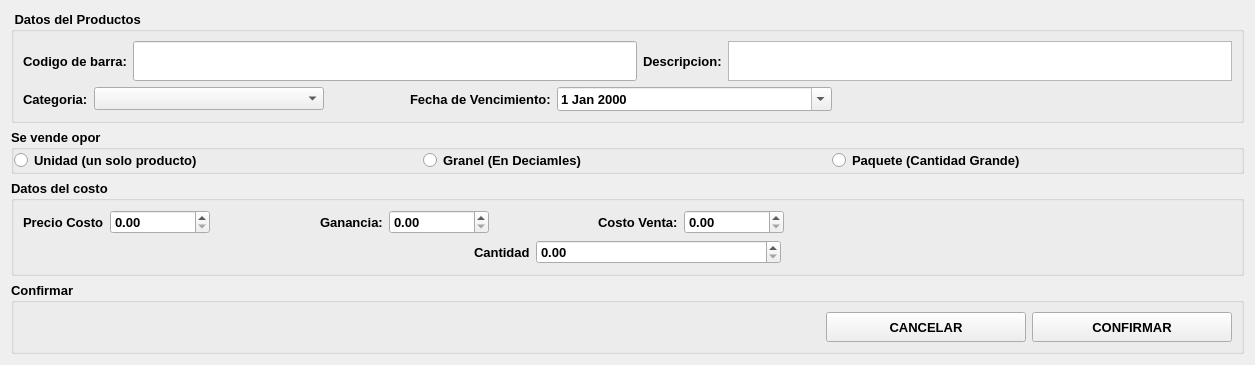
      <widget class="QWidget" name="page_3">
       <layout class="QVBoxLayout" name="verticalLayout_7">
        <item>
         <widget class="QGroupBox" name="groupBox">
          <property name="maximumSize">
           <size>
            <width>16777215</width>
            <height>200</height>
           </size>
          </property>
          <property name="font">
           <font>
            <pointsize>10</pointsize>
            <weight>75</weight>
            <bold>true</bold>
           </font>
          </property>
          <property name="title">
           <string> Datos del Productos</string>
          </property>
          <layout class="QVBoxLayout" name="verticalLayout_5">
           <item>
            <layout class="QHBoxLayout" name="horizontalLayout_8">
             <item>
              <widget class="QLabel" name="label_2">
               <property name="text">
                <string>Codigo de barra:</string>
               </property>
              </widget>
             </item>
             <item>
              <widget class="QLineEdit" name="lineEdit">
               <property name="minimumSize">
                <size>
                 <width>60</width>
                 <height>0</height>
                </size>
               </property>
               <property name="maximumSize">
                <size>
                 <width>16777215</width>
                 <height>40</height>
                </size>
               </property>
              </widget>
             </item>
             <item>
              <widget class="QLabel" name="label_3">
               <property name="text">
                <string>Descripcion:</string>
               </property>
              </widget>
             </item>
             <item>
              <widget class="QPlainTextEdit" name="plainTextEdit">
               <property name="maximumSize">
                <size>
                 <width>16777215</width>
                 <height>40</height>
                </size>
               </property>
              </widget>
             </item>
            </layout>
           </item>
           <item>
            <layout class="QHBoxLayout" name="horizontalLayout_9">
             <item>
              <widget class="QLabel" name="label_37">
               <property name="text">
                <string>Categoria:</string>
               </property>
              </widget>
             </item>
             <item>
              <widget class="QComboBox" name="comboBox">
               <property name="minimumSize">
                <size>
                 <width>230</width>
                 <height>0</height>
                </size>
               </property>
              </widget>
             </item>
             <item>
              <spacer name="horizontalSpacer_31">
               <property name="orientation">
                <enum>Qt::Horizontal</enum>
               </property>
               <property name="sizeHint" stdset="0">
                <size>
                 <width>10</width>
                 <height>10</height>
                </size>
               </property>
              </spacer>
             </item>
             <item>
              <widget class="QLabel" name="label_31">
               <property name="text">
                <string>Fecha de Vencimiento:</string>
               </property>
              </widget>
             </item>
             <item>
              <widget class="QDateEdit" name="dateEdit_2">
               <property name="minimumSize">
                <size>
                 <width>275</width>
                 <height>0</height>
                </size>
               </property>
               <property name="calendarPopup">
                <bool>true</bool>
               </property>
              </widget>
             </item>
             <item>
              <spacer name="horizontalSpacer_32">
               <property name="orientation">
                <enum>Qt::Horizontal</enum>
               </property>
               <property name="sizeHint" stdset="0">
                <size>
                 <width>400</width>
                 <height>20</height>
                </size>
               </property>
              </spacer>
             </item>
            </layout>
           </item>
          </layout>
         </widget>
        </item>
        <item>
         <widget class="QGroupBox" name="groupBox_3">
          <property name="minimumSize">
           <size>
            <width>200</width>
            <height>30</height>
           </size>
          </property>
          <property name="maximumSize">
           <size>
            <width>16777215</width>
            <height>80</height>
           </size>
          </property>
          <property name="font">
           <font>
            <pointsize>10</pointsize>
            <weight>75</weight>
            <bold>true</bold>
           </font>
          </property>
          <property name="title">
           <string>Se vende opor</string>
          </property>
          <layout class="QHBoxLayout" name="horizontalLayout_10">
           <property name="spacing">
            <number>0</number>
           </property>
           <property name="leftMargin">
            <number>0</number>
           </property>
           <property name="topMargin">
            <number>0</number>
           </property>
           <property name="rightMargin">
            <number>0</number>
           </property>
           <property name="bottomMargin">
            <number>0</number>
           </property>
           <item>
            <widget class="QRadioButton" name="radioButton">
             <property name="text">
              <string>Unidad (un solo producto)</string>
             </property>
            </widget>
           </item>
           <item>
            <widget class="QRadioButton" name="radioButton_2">
             <property name="text">
              <string>Granel (En Deciamles)</string>
             </property>
            </widget>
           </item>
           <item>
            <widget class="QRadioButton" name="radioButton_3">
             <property name="text">
              <string>Paquete (Cantidad Grande)</string>
             </property>
            </widget>
           </item>
          </layout>
         </widget>
        </item>
        <item>
         <widget class="QGroupBox" name="groupBox_14">
          <property name="font">
           <font>
            <pointsize>10</pointsize>
            <weight>75</weight>
            <bold>true</bold>
           </font>
          </property>
          <property name="title">
           <string>Datos del costo</string>
          </property>
          <layout class="QVBoxLayout" name="verticalLayout_12">
           <item>
            <layout class="QHBoxLayout" name="horizontalLayout_30">
             <item>
              <layout class="QHBoxLayout" name="horizontalLayout_31">
               <item>
                <widget class="QLabel" name="label_27">
                 <property name="text">
                  <string>Precio Costo</string>
                 </property>
                </widget>
               </item>
               <item>
                <widget class="QDoubleSpinBox" name="doubleSpinBox_5">
                 <property name="minimumSize">
                  <size>
                   <width>100</width>
                   <height>0</height>
                  </size>
                 </property>
                 <property name="maximum">
                  <double>99999999999.990005493164063</double>
                 </property>
                </widget>
               </item>
              </layout>
             </item>
             <item>
              <spacer name="horizontalSpacer_21">
               <property name="orientation">
                <enum>Qt::Horizontal</enum>
               </property>
               <property name="sizeHint" stdset="0">
                <size>
                 <width>20</width>
                 <height>20</height>
                </size>
               </property>
              </spacer>
             </item>
             <item>
              <layout class="QHBoxLayout" name="horizontalLayout_32">
               <item>
                <widget class="QLabel" name="label_28">
                 <property name="text">
                  <string>Ganancia:</string>
                 </property>
                </widget>
               </item>
               <item>
                <widget class="QDoubleSpinBox" name="doubleSpinBox_6">
                 <property name="minimumSize">
                  <size>
                   <width>100</width>
                   <height>0</height>
                  </size>
                 </property>
                 <property name="maximum">
                  <double>99999999999.990005493164063</double>
                 </property>
                </widget>
               </item>
              </layout>
             </item>
             <item>
              <spacer name="horizontalSpacer_22">
               <property name="orientation">
                <enum>Qt::Horizontal</enum>
               </property>
               <property name="sizeHint" stdset="0">
                <size>
                 <width>20</width>
                 <height>20</height>
                </size>
               </property>
              </spacer>
             </item>
             <item>
              <layout class="QHBoxLayout" name="horizontalLayout_33">
               <item>
                <widget class="QLabel" name="label_29">
                 <property name="text">
                  <string>Costo Venta:</string>
                 </property>
                </widget>
               </item>
               <item>
                <widget class="QDoubleSpinBox" name="doubleSpinBox_7">
                 <property name="minimumSize">
                  <size>
                   <width>100</width>
                   <height>0</height>
                  </size>
                 </property>
                 <property name="maximum">
                  <double>99999999999.990005493164063</double>
                 </property>
                </widget>
               </item>
              </layout>
             </item>
             <item>
              <spacer name="horizontalSpacer_23">
               <property name="orientation">
                <enum>Qt::Horizontal</enum>
               </property>
               <property name="sizeHint" stdset="0">
                <size>
                 <width>448</width>
                 <height>20</height>
                </size>
               </property>
              </spacer>
             </item>
            </layout>
           </item>
           <item>
            <layout class="QHBoxLayout" name="horizontalLayout_34">
             <item>
              <spacer name="horizontalSpacer_24">
               <property name="orientation">
                <enum>Qt::Horizontal</enum>
               </property>
               <property name="sizeHint" stdset="0">
                <size>
                 <width>148</width>
                 <height>20</height>
                </size>
               </property>
              </spacer>
             </item>
             <item>
              <widget class="QLabel" name="label_30">
               <property name="text">
                <string>Cantidad</string>
               </property>
              </widget>
             </item>
             <item>
              <widget class="QDoubleSpinBox" name="doubleSpinBox_8">
               <property name="minimumSize">
                <size>
                 <width>245</width>
                 <height>0</height>
                </size>
               </property>
               <property name="maximum">
                <double>99999999999.990005493164063</double>
               </property>
              </widget>
             </item>
             <item>
              <spacer name="horizontalSpacer_25">
               <property name="orientation">
                <enum>Qt::Horizontal</enum>
               </property>
               <property name="sizeHint" stdset="0">
                <size>
                 <width>128</width>
                 <height>20</height>
                </size>
               </property>
              </spacer>
             </item>
            </layout>
           </item>
          </layout>
         </widget>
        </item>
        <item>
         <widget class="QGroupBox" name="groupBox_2">
          <property name="font">
           <font>
            <pointsize>10</pointsize>
            <weight>75</weight>
            <bold>true</bold>
           </font>
          </property>
          <property name="title">
           <string>Confirmar</string>
          </property>
          <layout class="QHBoxLayout" name="horizontalLayout_7">
           <item>
            <spacer name="horizontalSpacer_3">
             <property name="orientation">
              <enum>Qt::Horizontal</enum>
             </property>
             <property name="sizeHint" stdset="0">
              <size>
               <width>803</width>
               <height>20</height>
              </size>
             </property>
            </spacer>
           </item>
           <item>
            <widget class="QPushButton" name="pushButton_19">
             <property name="minimumSize">
              <size>
               <width>200</width>
               <height>30</height>
              </size>
             </property>
             <property name="text">
              <string>CANCELAR</string>
             </property>
            </widget>
           </item>
           <item>
            <widget class="QPushButton" name="pushButton_20">
             <property name="minimumSize">
              <size>
               <width>200</width>
               <height>30</height>
              </size>
             </property>
             <property name="text">
              <string>CONFIRMAR</string>
             </property>
            </widget>
           </item>
          </layout>
         </widget>
        </item>
       </layout>
      </widget>
